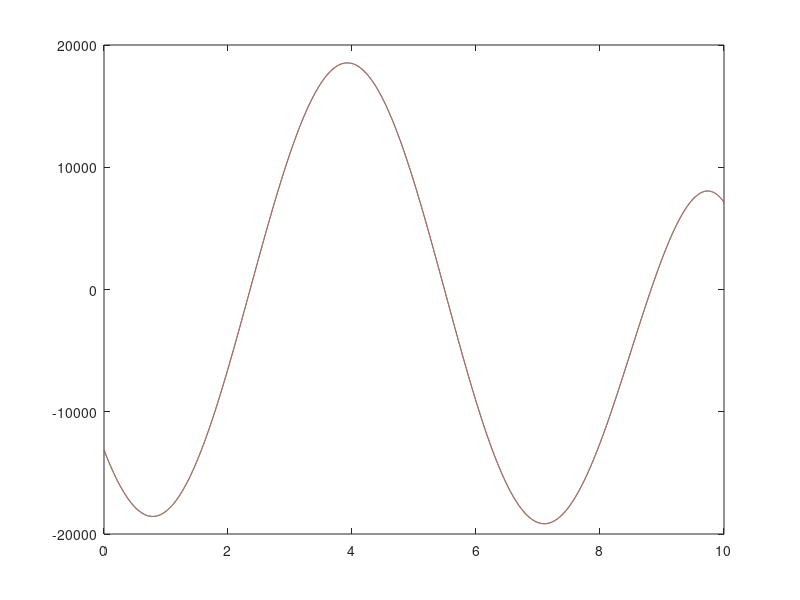

Write MATLAB code to recreate this figure.
%%%%%%%%%%%%%%%%%%%%%%%%%%%%%%%%%%%%%%%%%%%%%%%%%%%
% Problem 6
%%%%%%%%%%%%%%%%%%%%%%%%%%%%%%%%%%%%%%%%%%%%%%%%%%%
% solving BVP u'' + u = f(x) for f(x) = -e^x
% with BCs u'(0) - u(0) = 0 and u'(L) + u(L) = 0, where L = 10

L = 10;
f = @(x) -exp(x);

% exact solution
u = @(x) (-1/2)*exp(x) + (exp(L)/(2*cos(L)))*(sin(x) + cos(x));

% create vector for storing errors at respective h values
E = [];
% N is number of interior point
for N=[10, 20, 40, 80, 160, 320, 640, 1280, 2560, 5120]
    % find spacing
    h = L/(N+1);

    % create x grid and function values on grid
    x = 0:h:L;
    fx = f(x(2:N+1))';

    % create matrix A that solves the finite difference problem
    e = ones(N, 1);
    mid = (-2 + h^2)*e;
    mid(1) = mid(1) + 4/(3 + 2*h);
    mid(N) = mid(N) + 4/(3 + 2*h);
    low = e;
    low(end - 1) = 1 - 1/(3 + 2*h);
    up = e;
    up(2) = 1 - 1/(3 + 2*h);
    A = 1/h^2 * spdiags([low, mid, up], -1:1, N, N);
    U = A\fx;

    % add on first and last nodes, U_0 and U_{N+1}
    U = [U(1)/(1 + h); U; U(end)/(1 + h)];

    % find exact solution
    ux = u(x)';

    % record error
    E = [E; h, norm(U - ux, inf)];
    
    plot(x,ux, x,U);
    pause;
end

% show ratio of decrease in error
E(1:end-1,2)./E(2:end,2)
